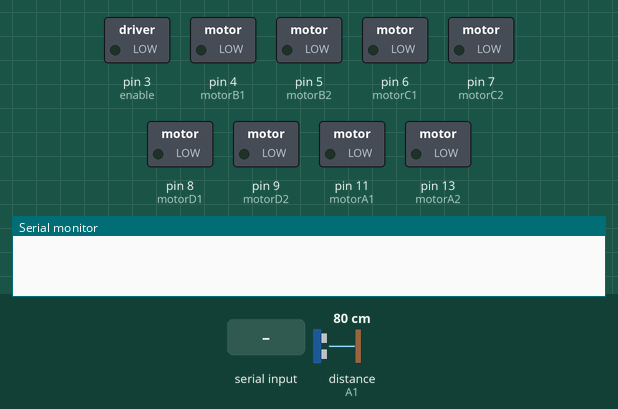
The sketch below on a simulated Arduino Uno, built with avr-gcc and run on an emulated ATmega328P. Parts: switched loads named in the sketch (green lamp = pin HIGH), the last lines printed to the serial monitor. The test bench sets the inputs (shaded band); at power-on: distance to the obstacle (sensor on A1) 80 cm. The echo pulse lasts 58.3 µs per cm; pins used as bus, display or sensor lines are not drawn.

Above: at 1.2 s.
1.3 s: "1" received over Serial
At 1.9 s:
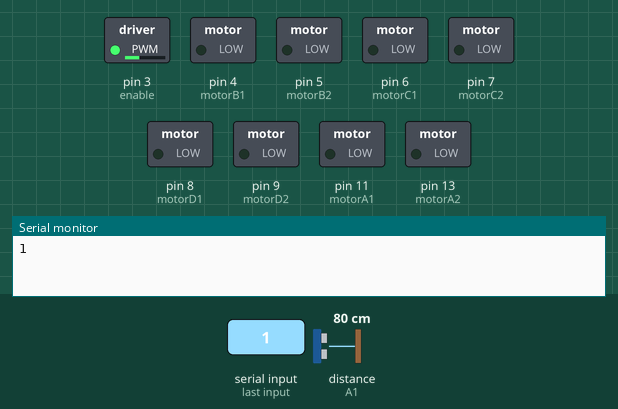
2.8 s: byte 117 ('u') received over Serial
At 3.2 s:
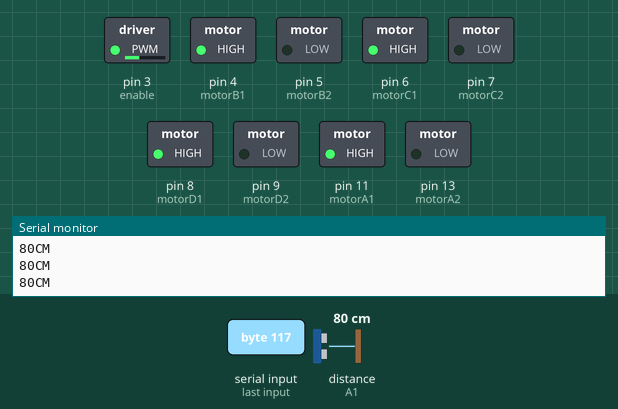
4.3 s: byte 113 ('q') received over Serial
5.8 s: "b" received over Serial
At 6.5 s:
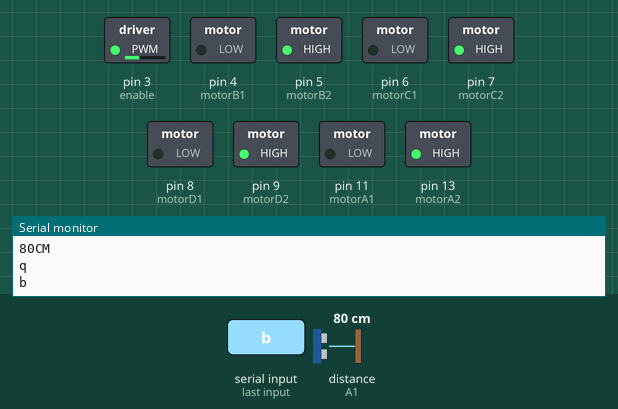
7.3 s: "l" received over Serial
At 7.6 s:
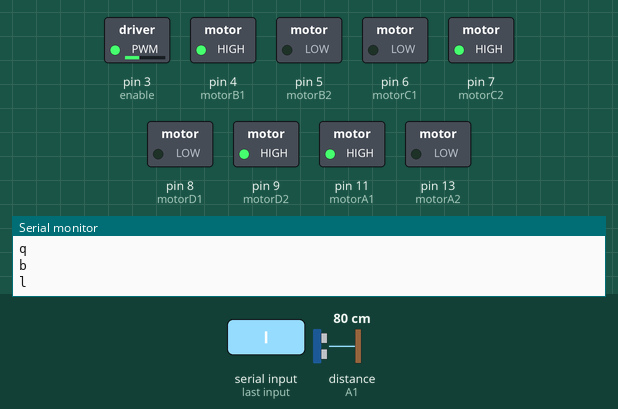
8.8 s: "r" received over Serial
At 10.0 s:
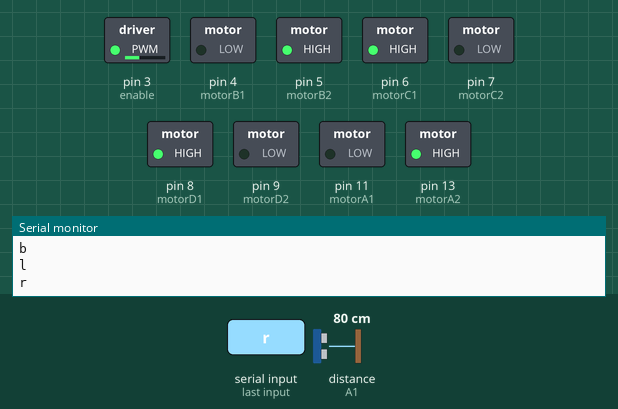
Timing chart, 0 to 11.3 s (numbered marks = the images above; inputs shaded):
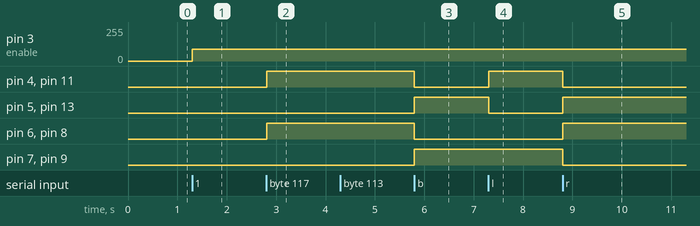

The sketch:

code_with_saving.ino
```cpp
#include <TimerOne.h>
#include <EEPROM.h>
int motorA1 = 11;
int motorA2 = 13;
int motorB1 = 4;
int motorB2 = 5;
int motorC1 = 6;
int motorC2 = 7;
int motorD1 = 8;
int motorD2 = 9;
int rightSensor = 10;
int middleSensor = 12;
int leftSensor = 2;
int enable = 3;
int Speed = 0;
char Reciever = 0;
int trig = A0;
int echo = A1;
long duration, distance;
volatile int state = 1;
volatile int prevState = 1;
volatile int address = 0;
int i = 0;
int value;
void setup()
{
  Serial.begin(9600);
  pinMode(motorA1, OUTPUT);
  pinMode(motorA2, OUTPUT);
  pinMode(motorB1, OUTPUT);
  pinMode(motorB2, OUTPUT);
  pinMode(motorC1, OUTPUT);
  pinMode(motorC2, OUTPUT);
  pinMode(motorD1, OUTPUT);
  pinMode(motorD2, OUTPUT);
  pinMode(enable, OUTPUT);
  pinMode(rightSensor, INPUT);
  pinMode(middleSensor, INPUT) ;
  pinMode(leftSensor, INPUT);
  Timer1.initialize (10000);
  Timer1.attachInterrupt(read);

}
void read()
{ if (state == 0)
  { goto full ;
  }
  else if (state == prevState)
  { i = i + 1;

    if (i == 255) {
      goto full;
    }
  }
  else if ( state != prevState)
  {
    EEPROM.write( address, i);
    Serial.println(i);
    i = 0;
    address = address + 1;
    EEPROM.write ( address , prevState);
    Serial.println(address);
    Serial.println(prevState);
    Serial.println(state);
    prevState = state;
    address = address + 1;
    if (address > 1000 )
      goto full;
full :
    Timer1.detachInterrupt ();

  }
}
void output ()
{
  for (int j = 0 ; j <= address ; j = j + 2 )
  {
    int timer = EEPROM.read(j);
    int Value = EEPROM.read (j + 1);
    if (value == 1)
    {
      forward();
      delay (timer * 100);
    }
    else if (value == 2)
    { turn_right();
      delay (timer * 100);

    }
    else if (value == 3)
    { turn_left();
      delay (timer * 1000);

    }


  }
}
void forward()
{
  digitalWrite(motorA1, HIGH);
  digitalWrite(motorA2, LOW);
  digitalWrite(motorB1, HIGH);
  digitalWrite(motorB2, LOW);
  digitalWrite(motorC1, HIGH);
  digitalWrite(motorC2, LOW);
  digitalWrite(motorD1, HIGH);
  digitalWrite(motorD2, LOW);

}


void turn_left()
{
  digitalWrite(motorA1, HIGH);
  digitalWrite(motorA2, LOW);
  digitalWrite(motorB1, HIGH);
  digitalWrite(motorB2, LOW);
  digitalWrite(motorC1, LOW);
  digitalWrite(motorC2, HIGH);
  digitalWrite(motorD1, LOW);
  digitalWrite(motorD2, HIGH);
}

void turn_right()
{
  digitalWrite(motorA1, LOW);
  digitalWrite(motorA2, HIGH);
  digitalWrite(motorB1, LOW);
  digitalWrite(motorB2, HIGH);
  digitalWrite(motorC1, HIGH);
  digitalWrite(motorC2, LOW);
  digitalWrite(motorD1, HIGH);
  digitalWrite(motorD2, LOW);
}
void Stop()
{
  digitalWrite(motorA1, LOW);
  digitalWrite(motorA2, LOW);
  digitalWrite(motorB1, LOW);
  digitalWrite(motorB2, LOW);
  digitalWrite(motorC1, LOW);
  digitalWrite(motorC2, LOW);
  digitalWrite(motorD1, LOW);
  digitalWrite(motorD2, LOW);
}
void speedv ( int Speed )
{
  analogWrite (enable, Speed);

}
void backward()
{
  digitalWrite(motorA1, LOW);
  digitalWrite(motorA2, HIGH);
  digitalWrite(motorB1, LOW);
  digitalWrite(motorB2, HIGH);
  digitalWrite(motorC1, LOW);
  digitalWrite(motorC2, HIGH);
  digitalWrite(motorD1, LOW);
  digitalWrite(motorD2, HIGH);
}


void loop()
{
  if (Serial.available() > 0)
  {
    Reciever = Serial.read();
    Serial.println( Reciever );
    if (Reciever == '1' )
    {
      speedv (90);
    }
    else if (Reciever == '2' )
    {
      speedv(150);
    }
    else if (Reciever == '3' )
    {
      speedv(180);
    }
    else if (Reciever == '4' )
    {
      speedv(200);
    }
    else if (Reciever == '5' )
    {
      speedv(255);
    }
    else if (Reciever == 'f')
    {

      forward();

    }
    else if (Reciever == 'b')
    {
      backward();

    }
    else if (Reciever == 'l')
    {
      turn_left();

    }
    else if (Reciever == 'r')
    {
      turn_right( );

    }
    else if (Reciever == 's')
    {
      Stop();

    }
    else if (Reciever == 'q')
    {

      output();
    }


    else if (Reciever == 'z')
    {
      while ( Reciever == 'z' )
      {


        int a = digitalRead(rightSensor);
        int b = digitalRead(middleSensor);
        int c = digitalRead(leftSensor);

        if (a == 0 && b == 1 && c == 0) // forward

        {
          state = 1;
          forward();
          if (a == 1 && b == 1 && c == 1)
            forward();
          if (a == 0 && b == 0 && c == 0)
            forward();

        }
        else if (a == 1 && b == 0 && c == 0) // turn right
        {
          state = 2;
          turn_right();
          if (a == 1 && b == 1 && c == 1)
            turn_right();
          if (a == 0 && b == 0 && c == 0)
            turn_right();

        }
        else if (a == 1 && b == 1 && c == 0) // turn right
        {
          state = 2;
          turn_right();
          if (a == 1 && b == 1 && c == 1)
            turn_right();
          if (a == 0 && b == 0 && c == 0)
            turn_right();
        }
        else if (a == 0 && b == 0 && c == 1) // turn left

        {
          state = 3;
          turn_left();
          if (a == 1 && b == 1 && c == 1)
            turn_left();
          if (a == 0 && b == 0 && c == 0)
            turn_left();

        }


        else if (a == 0 && b == 1 && c == 1) // turn left
        {
          state = 3;
          turn_left();

          if (a == 1 && b == 1 && c == 1)
            turn_left();

          if (a == 0 && b == 0 && c == 0)
            turn_left();

        }
        if (Serial.available() > 0)
        { Reciever = Serial.read();
          Serial.println( Reciever);


          if ( Reciever == 's' )
          { Stop();
            state = 0;
            break;
          }
        }

      }
    }

    else if ( Reciever == 'u' )
    {
      //  ultrasonic

      while ( Reciever == 'u' )
      { analogWrite(trig , 0);
        delayMicroseconds(2);
        analogWrite(trig , 255);
        delayMicroseconds( 10);
        analogWrite(trig , 0 );

        duration = pulseIn(echo, 255);
        distance = (duration / 2) / 29 ;
        Serial.print(distance);
        Serial.println("CM");

        if (distance < 20 )
          turn_right();

        if (distance > 20 )

          forward();
        if (Serial.available() > 0)
        { Reciever = Serial.read();
          Serial.println( Reciever);


          if ( Reciever == 's' )
          { Stop();
            break;
          }
        }

      }
    }
  }
}
```

Measured:
- after the input at 1.3 s, pin 3 (enable): 0/255 → 90/255 at once
- after the input at 2.8 s, pin 4 (motorB1), pin 6 (motorC1), pin 8 (motorD1), pin 11 (motorA1): LOW → HIGH at once
- after the input at 5.8 s, pin 4 (motorB1), pin 6 (motorC1), pin 8 (motorD1), pin 11 (motorA1): HIGH → LOW at once; pin 5 (motorB2), pin 7 (motorC2), pin 9 (motorD2), pin 13 (motorA2): LOW → HIGH at once
- after the input at 7.3 s, pin 4 (motorB1), pin 11 (motorA1): LOW → HIGH at once; pin 5 (motorB2), pin 13 (motorA2): HIGH → LOW at once
- after the input at 8.8 s, pin 4 (motorB1), pin 7 (motorC2), pin 9 (motorD2), pin 11 (motorA1): HIGH → LOW at once; pin 5 (motorB2), pin 6 (motorC1), pin 8 (motorD1), pin 13 (motorA2): LOW → HIGH at once
